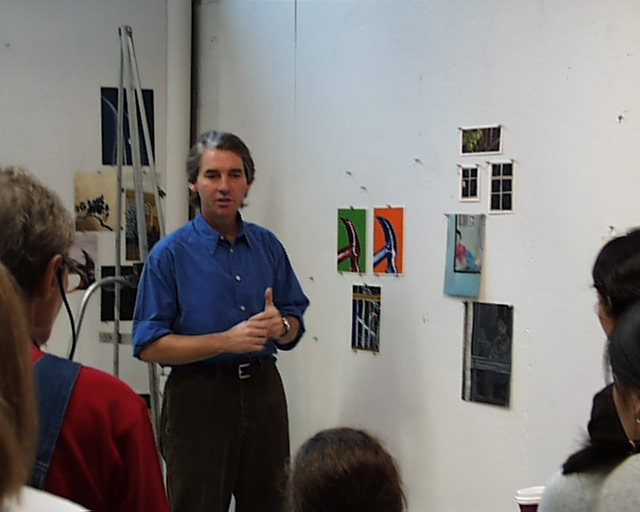
//> input picture olympus/olympus/pic.0002.jpg, 640 x 512 px
$ ./matchImagesBaseline ../olympus/olympus/pic.0002.jpg ../olympus/olympus/pic.0003.jpg 3   (built with g++ and OpenCV 4)
//> lines starting //> are read from the running program, lines starting //| are printed output that depends on the picture
//> further down, targetImage is the input picture: 512 rows x 640 cols, CV_8UC3; mean B, G, R 122.2, 123.4, 126.9
### src/featureExtraction.h
// featureExtraction.h
// Name: Mihir Chitre, Aditya Gurnani
// Date: 02/01/2024
// Purpose: Include file for featureExtraction.cpp, includes different functions to extract feature vectors from an image.

#ifndef FEATURE_EXTRACTION_H
#define FEATURE_EXTRACTION_H

#include "opencv2/opencv.hpp"
#include <vector>

std::vector<float> extractFeatureVector(const cv::Mat& image);

// Add this new function declaration
std::vector<float> extractColorHistogram(const cv::Mat& image);

std::vector<float> extractRGBHistograms(const cv::Mat& image);

std::vector<float> extractWholeHistogram(const cv::Mat& image);

std::vector<float> extractTextureFeatures(const cv::Mat& image);

std::vector<float> extractCombinedFeatures(const cv::Mat& image);

#endif

### src/featureExtraction.cpp
// featureExtraction.cpp
// Name: Mihir Chitre, Aditya Gurnani
// Date: 02/01/2024
// Purpose: Includes different functions to extract feature vectors from an image.

#include "featureExtraction.h"
#include "opencv2/imgproc.hpp"
#include "opencv2/imgcodecs.hpp"
#include <cmath>
#include <vector>
#include <algorithm>

// [59 lines left out: functions customCalcHist, customNormalizeMinMax, customNormalizeL1, not called in this run]

// Function to extract a 7x7 feature vector from the center of each channel of the image
std::vector<float> extractFeatureVector(const cv::Mat& image) {
    int centerX = image.cols / 2;
//> centerX = 320
    int centerY = image.rows / 2;
//> centerY = 256
    int size = 7;

    cv::Rect roi(centerX - size/2, centerY - size/2, size, size);
//> roi = Rect(317, 253, 7, 7)

    std::vector<cv::Mat> channels;
    cv::split(image, channels);
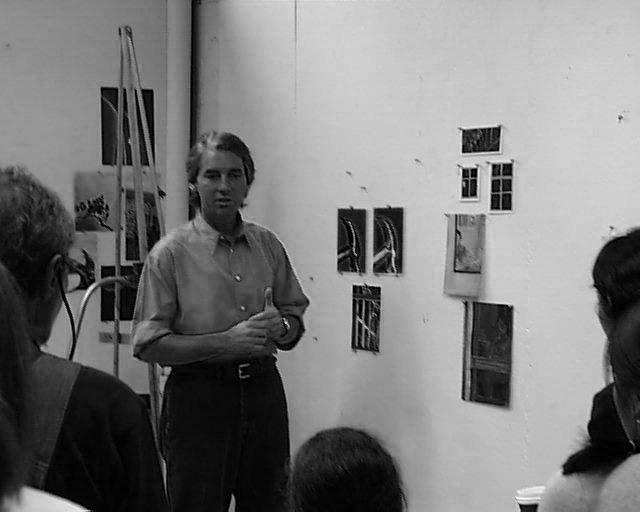
//> channels[0]: 512 rows x 640 cols, CV_8UC1; min 0, max 253, mean 122.2
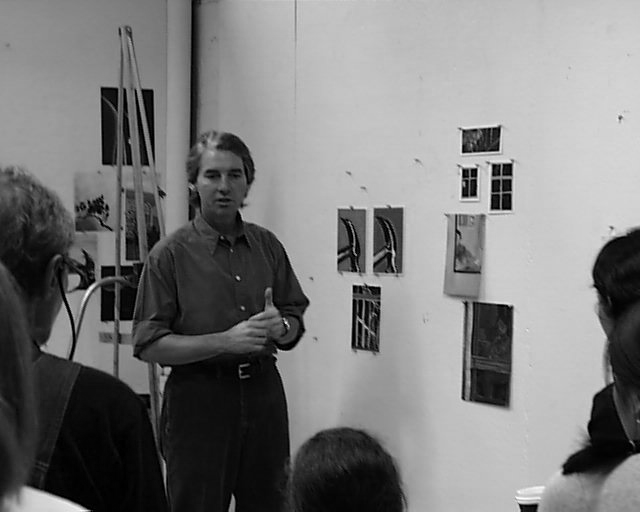
//> channels[1]: 512 rows x 640 cols, CV_8UC1; min 0, max 255, mean 123.4
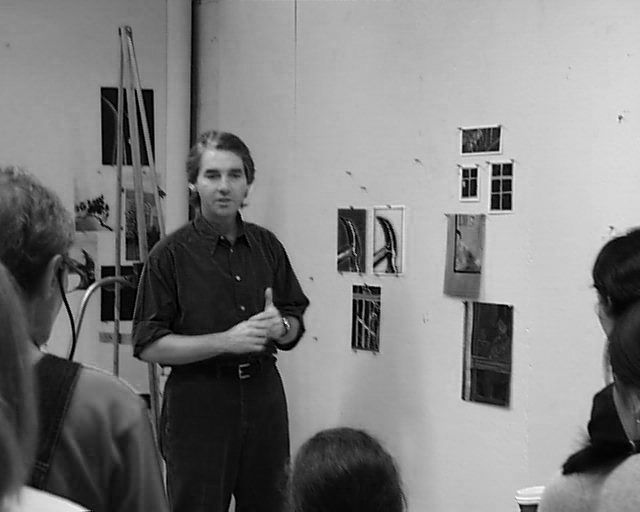
//> channels[2]: 512 rows x 640 cols, CV_8UC1; min 0, max 255, mean 126.9

    std::vector<float> featureVector;
    featureVector.reserve(size * size * 3);

    for (const auto& channel : channels) {
        cv::Mat cropped = channel(roi).clone();
        for (int y = 0; y < cropped.rows; y++) {
            for (int x = 0; x < cropped.cols; x++) {
                featureVector.push_back(static_cast<float>(cropped.at<uchar>(y, x)));
            }
        }
    }
//> this loop made 3 passes
//> after the loop, featureVector = 147 values, max 181 at index 66, min 172 at index 21, mean 176.9

    return featureVector;
}

// [120 lines left out: functions extractColorHistogram, extractRGBHistograms, extractWholeHistogram, extractTextureFeatures, extractCombinedFeatures, not called in this run]

### src/matchImagesBaseline.cpp
// matchImages.cpp
// Name: Mihir Chitre, Aditya Gurnani
// Date: 02/01/2024
// Purpose: Matches the images in the given directory to the target image, using the file containing the feature vectors and the selected
//          feature set.

#include <cstdio>
#include <cstring>
#include <vector>
#include <string>
#include <cmath>
#include <fstream>
#include <iostream>
#include <algorithm>
#include <filesystem>
#include "opencv2/opencv.hpp"
#include "featureExtraction.h"

float computeSSD(const std::vector<float>& v1, const std::vector<float>& v2) {
    float sum = 0.0f;
    for (size_t i = 0; i < v1.size(); ++i) {
        float diff = v1[i] - v2[i];
        sum += diff * diff;
    }
    return sum;
}

float histogramIntersection(const std::vector<float>& h1, const std::vector<float>& h2) {
    float intersection = 0.0f;
    for (size_t i = 0; i < h1.size(); ++i) {
        intersection += std::min(h1[i], h2[i]);
    }
    return intersection;
}

int readFeatureVectors(const std::string& filename, std::vector<std::string>& imageFilenames, std::vector<std::vector<float>>& featureVectors) {
    std::ifstream file(filename);
    std::string line;

    while (std::getline(file, line)) {
        std::istringstream iss(line);
        std::string filename;
        std::getline(iss, filename, ',');

        std::vector<float> features;
        float feature;
        while (iss >> feature) {
            features.push_back(feature);
            if (iss.peek() == ',') {
                iss.ignore();
            }
        }

        imageFilenames.push_back(filename);
        featureVectors.push_back(features);
    }

    return 0;
}

int main(int argc, char* argv[]) {
    if (argc < 4) {
        std::cerr << "Usage: " << argv[0] << " <target_image> <feature_csv_file> <top_n_matches>\n";
        return -1;
    }

    std::string targetImagePath = argv[1];
    std::string csvFile = argv[2];
    int topN = std::stoi(argv[3]);

    std::vector<float> (*featureExtractionFunction)(const cv::Mat&);
    featureExtractionFunction = &extractFeatureVector;

    cv::Mat targetImage = cv::imread(targetImagePath);
    if (targetImage.empty()) {
        std::cerr << "Failed to open target image " << targetImagePath << "\n";
        return -1;
    }

    std::filesystem::path targetPath(targetImagePath);
    std::string targetFilename = targetPath.filename().string();

    std::vector<float> targetFeature = featureExtractionFunction(targetImage);
//> targetFeature has the same summary as featureVector in extractFeatureVector

    std::vector<std::string> imageFilenames;
    std::vector<std::vector<float>> featureVectors;
    readFeatureVectors(csvFile, imageFilenames, featureVectors);

    std::vector<std::pair<float, std::string>> ssdResults;
    for (size_t i = 0; i < featureVectors.size(); ++i) {
        float ssd = computeSSD(targetFeature, featureVectors[i]);
        ssdResults.emplace_back(ssd, imageFilenames[i]);
    }

    // Sort the results based on SSD
    std::sort(ssdResults.begin(), ssdResults.end());

    // Print match with itself (distance 0) without counting it in top N
    auto it = std::find_if(ssdResults.begin(), ssdResults.end(), [&targetFilename](const std::pair<float, std::string>& element) {
        return element.second == targetFilename;
    });

    if (it != ssdResults.end()) {
        std::cout << "Match with itself: " << it->second << " with distance " << it->first << "\n";
        // Remove the match with itself so it doesn't count in the top N
        ssdResults.erase(it);
    }

    // Output the top N matches excluding the match with itself
    for (int i = 0; i < topN && i < ssdResults.size(); ++i) {
        std::cout << "Match " << i + 1 << ": " << ssdResults[i].second << " with distance " << ssdResults[i].first << "\n";
    }

    return 0;
}

$ run again, on olympus/olympus/pic.0006.jpg
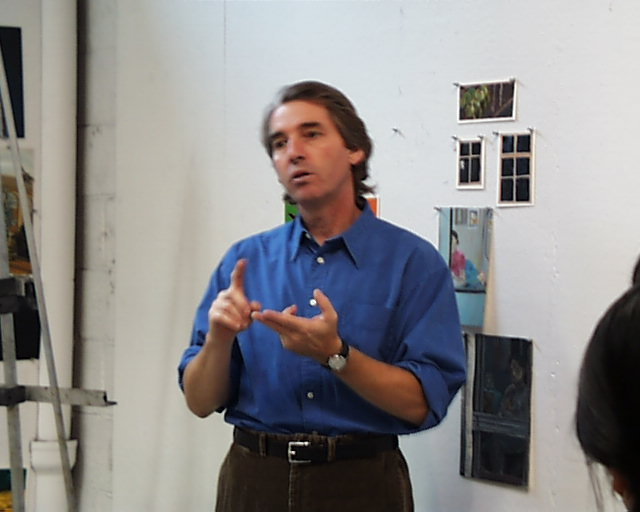
//> input picture olympus/olympus/pic.0006.jpg, 640 x 512 px
//> targetImage is the input picture: 512 rows x 640 cols, CV_8UC3; mean B, G, R 140.2, 139.7, 141.7
//> in extractFeatureVector, `cv::split(image, channels);`:
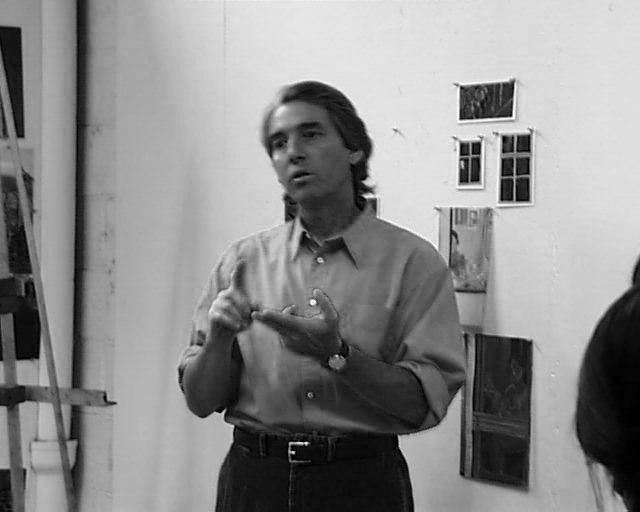
//> channels[0]: 512 rows x 640 cols, CV_8UC1; min 0, max 255, mean 140.2
//> in extractFeatureVector, `cv::split(image, channels);`:
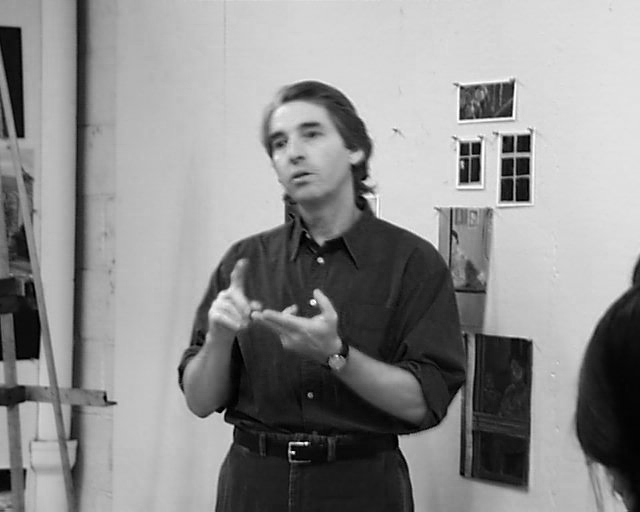
//> channels[2]: 512 rows x 640 cols, CV_8UC1; min 0, max 255, mean 141.7
//> the loop in extractFeatureVector, `for (const auto& channel : channels)` made 3 passes
//> after the loop in extractFeatureVector, `for (const auto& channel : channels)`: featureVector = 147 values, max 195 at index 144, min 11 at index 120, mean 73.24
//> targetFeature has the same summary as featureVector in extractFeatureVector

$ run again, on olympus/olympus/pic.0029.jpg
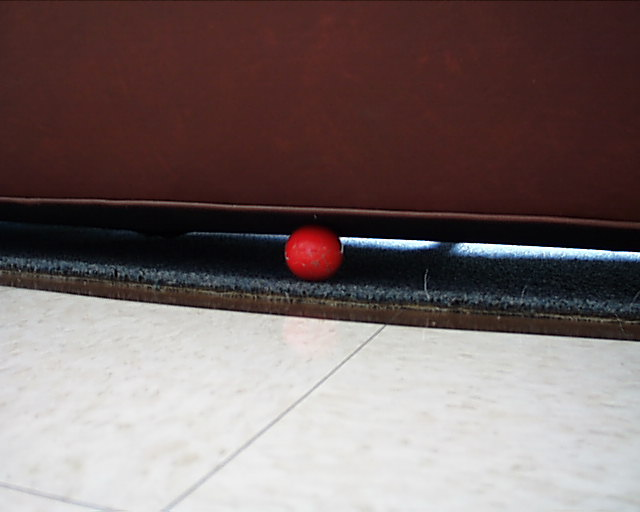
//> input picture olympus/olympus/pic.0029.jpg, 640 x 512 px
//> targetImage is the input picture: 512 rows x 640 cols, CV_8UC3; mean B, G, R 104.5, 105.2, 120.6
//> in extractFeatureVector, `cv::split(image, channels);`:
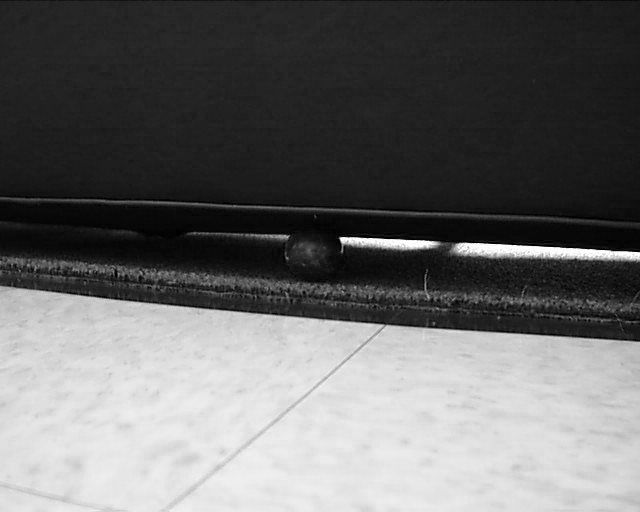
//> channels[0]: 512 rows x 640 cols, CV_8UC1; min 0, max 255, mean 104.5
//> in extractFeatureVector, `cv::split(image, channels);`:
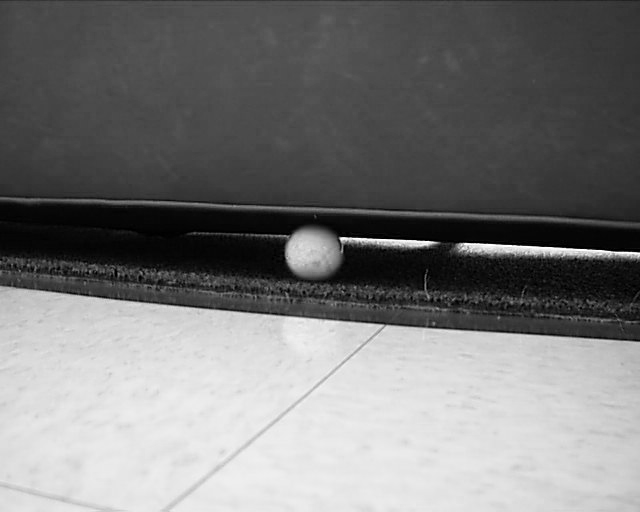
//> channels[2]: 512 rows x 640 cols, CV_8UC1; min 0, max 255, mean 120.6
//> the loop in extractFeatureVector, `for (const auto& channel : channels)` made 3 passes
//> after the loop in extractFeatureVector, `for (const auto& channel : channels)`: featureVector = 147 values, max 198 at index 119, min 27 at index 71, mean 87.14
//> targetFeature has the same summary as featureVector in extractFeatureVector

$ run again, on olympus/olympus/pic.0030.jpg
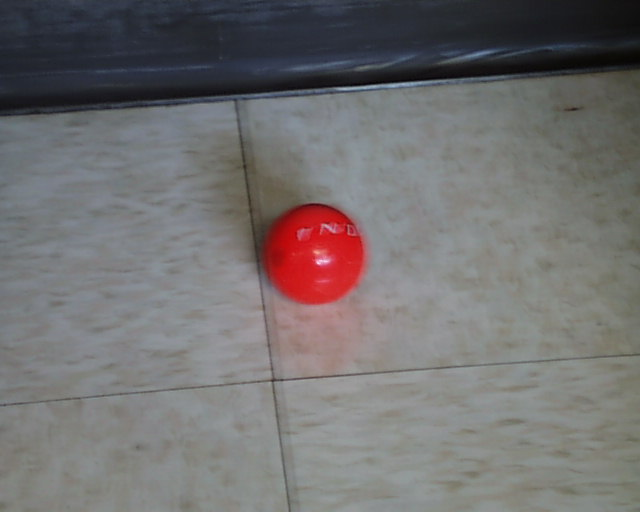
//> input picture olympus/olympus/pic.0030.jpg, 640 x 512 px
//> targetImage is the input picture: 512 rows x 640 cols, CV_8UC3; mean B, G, R 112.3, 111.9, 114.3
//> in extractFeatureVector, `cv::split(image, channels);`:
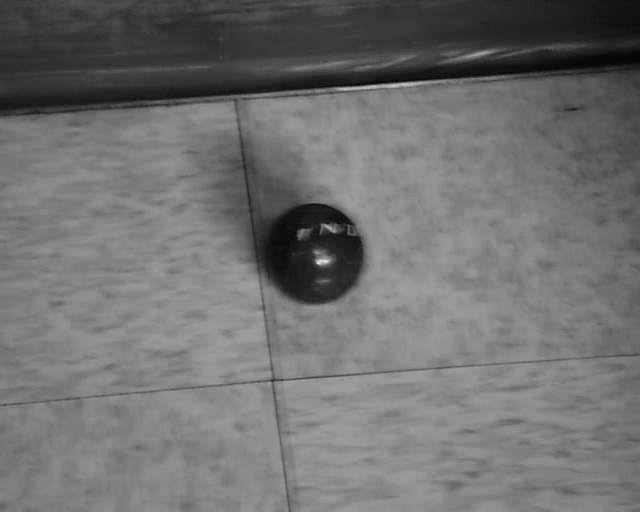
//> channels[0]: 512 rows x 640 cols, CV_8UC1; min 3, max 233, mean 112.3
//> in extractFeatureVector, `cv::split(image, channels);`:
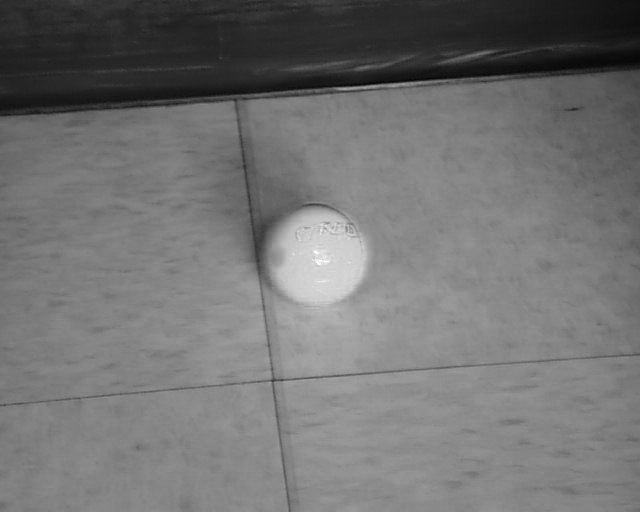
//> channels[2]: 512 rows x 640 cols, CV_8UC1; min 2, max 255, mean 114.3
//> the loop in extractFeatureVector, `for (const auto& channel : channels)` made 3 passes
//> after the loop in extractFeatureVector, `for (const auto& channel : channels)`: featureVector = 147 values, max 250 at index 98, min 80 at index 71, mean 151.9
//> targetFeature has the same summary as featureVector in extractFeatureVector
